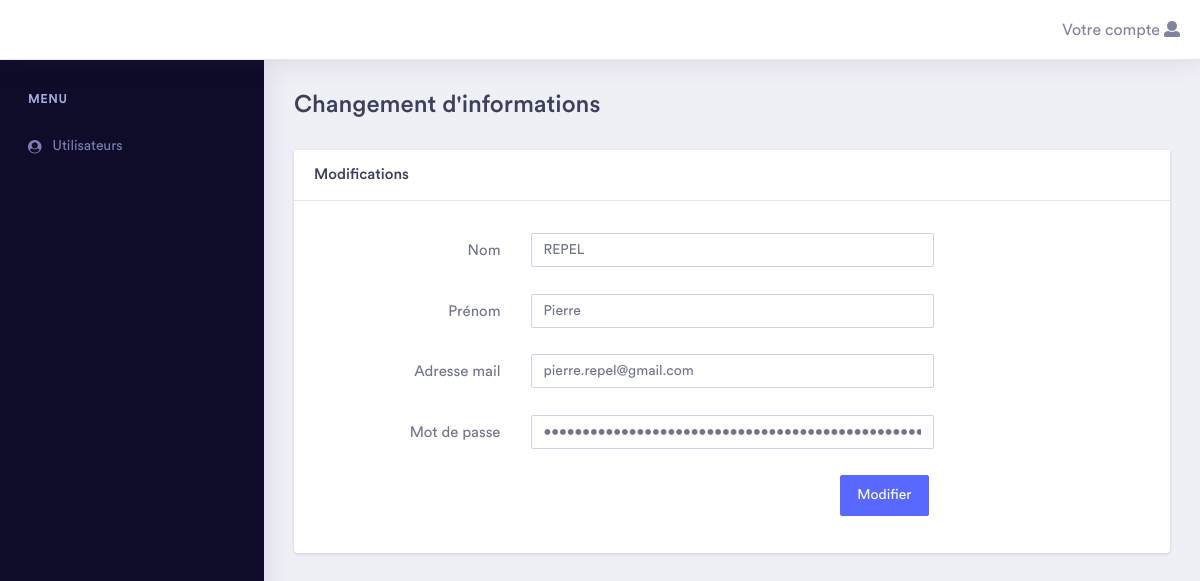
The page /admin/edit/pierre.repel@gmail.com (signed in) on the database as committed earlier.
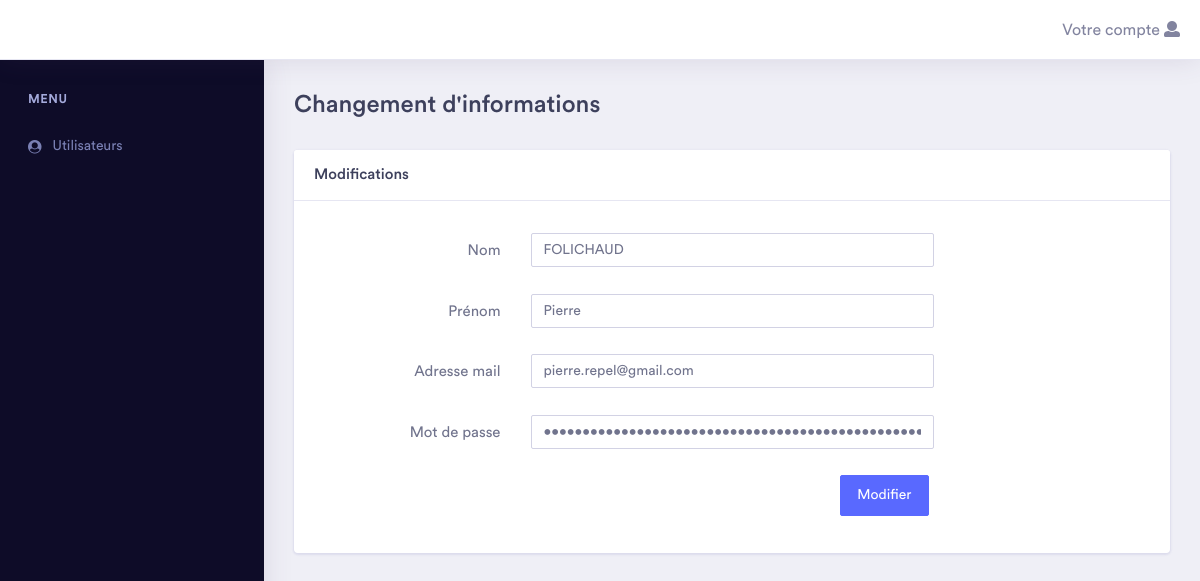
The same page on the database as committed later.
### tables this page shows
CREATE TABLE "utilisateurs" (
	"id"	INTEGER NOT NULL UNIQUE,
	"prenom"	TEXT,
	"nom"	TEXT,
	"email"	TEXT,
	"password"	TEXT,
	"date"	TEXT,
	"admin"	INTEGER,
	PRIMARY KEY("id")
);

### app.py (the view)
@app.route("/admin/edit/<email>", methods=["POST", "GET"])
def edit_user(email):
    try:
        connexion = sqlite3.connect(DATABASE)
        cursor = connexion.cursor()
        cursor.execute(f"SELECT id, prenom, nom, password, email, date FROM utilisateurs WHERE email = { repr(email) };")
        infos = cursor.fetchall()
        for elt in infos:
            id_account = elt[0]
    except:
        flash("Problème de connexion, ressayer plus tard.")
    else:
        if request.method == "POST":
            new_firstname = request.form["new_firstname"]
            new_name = request.form["new_name"]
            new_email = request.form["new_email"]
            new_password = request.form["new_password"]
            new_password = hash_password(new_password)
            try:
                cursor.execute(f"UPDATE utilisateurs SET prenom = { repr(new_firstname) }, nom = { repr(new_name) }, email = { repr(new_email) }, password = { repr(new_password) } WHERE id = { repr(id_account) };")
                connexion.commit()
            except:
                flash("Problème de la modification des informations.")
            else:
                connexion.close()
                flash(f"Le compte de { repr(email) } a bien été modifié.")
                return redirect(url_for('admin'))
        else:
            if "name" in session:
                name = session["name"]
                return render_template("/admin/edit.html", infos=infos, name=name)
            else:
                return redirect(url_for('login'))

### templates/admin/edit.html (shortened to what this page needs)
<!doctype html>
<html lang="en">
<head>
    <link rel="stylesheet" href="{{ url_for('static', filename='assets/vendor/bootstrap/css/bootstrap.min.css') }}">
    <link href="{{ url_for('static', filename='assets/vendor/fonts/circular-std/style.css') }}" rel="stylesheet">
    <link rel="stylesheet" href="{{ url_for('static', filename='assets/libs/css/style.css') }}">
    <link rel="stylesheet" href="{{ url_for('static', filename='assets/vendor/fonts/fontawesome/css/fontawesome-all.css') }}">
    <link rel="stylesheet" type="text/css" href="{{ url_for('static', filename='assets/vendor/datatables/css/dataTables.bootstrap4.css') }}">
    <link rel="stylesheet" type="text/css" href="{{ url_for('static', filename='assets/vendor/datatables/css/buttons.bootstrap4.css') }}">
    <link rel="stylesheet" type="text/css" href="{{ url_for('static', filename='assets/vendor/datatables/css/select.bootstrap4.css') }}">
    <link rel="stylesheet" type="text/css" href="{{ url_for('static', filename='assets/vendor/datatables/css/fixedHeader.bootstrap4.css') }}">
</head>
<body>
    <div class="dashboard-main-wrapper">
         <div class="dashboard-header">
            <nav class="navbar navbar-expand-lg bg-white fixed-top">
                <a class="navbar-brand" href="../index.html"></a>
                <div class="collapse navbar-collapse " id="navbarSupportedContent">
                    <ul class="navbar-nav ml-auto navbar-right-top">
                        <li class="nav-item dropdown nav-user">
                            <a class="nav-link nav-user-img" href="#" id="navbarDropdownMenuLink2" data-toggle="dropdown" aria-haspopup="true" aria-expanded="false">Votre compte <i class="fas fa-user"></i></a>
                        </li>
                    </ul>
                </div>
            </nav>
        </div>
       <div class="nav-left-sidebar sidebar-dark">
            <div class="menu-list">
                <nav class="navbar navbar-expand-lg navbar-light">
                    <div class="collapse navbar-collapse" id="navbarNav">
                        <ul class="navbar-nav flex-column">
                            <li class="nav-divider">
                                Menu
                            </li>
                            <li class="nav-item ">
                                <a class="nav-link" href="/admin"><i class="fa fa-fw fa-user-circle"></i>Utilisateurs <span class="badge badge-success">6</span></a>
                            </li>
                        </ul>
                    </div>
                </nav>
            </div>
        </div>
        <div class="dashboard-wrapper">
            <div class="container-fluid  dashboard-content">
                <div class="row">
                    <div class="col-xl-12 col-lg-12 col-md-12 col-sm-12 col-12">
                        <div class="page-header">
                            <h2 class="pageheader-title">Changement d'informations</h2>
                        </div>
                    </div>
                </div>
                <div class="row">
                        <div class="col-xl-12 col-lg-12 col-md-12 col-sm-12 col-12">
                            <div class="card">
                                <h5 class="card-header">Modifications</h5>
                                <div class="card-body">
                                    {% for info in infos %}
                                    <form method="POST" id="validationform">
                                        <div class="form-group row">
                                            <label class="col-12 col-sm-3 col-form-label text-sm-right">Nom</label>
                                            <div class="col-12 col-sm-8 col-lg-6">
                                                <input type="text" value="{{info[2]}}" name="new_name" required="" placeholder="Nom" class="form-control">
                                            </div>
                                        </div>
                                        <div class="form-group row">
                                            <label class="col-12 col-sm-3 col-form-label text-sm-right">Prénom</label>
                                            <div class="col-12 col-sm-8 col-lg-6">
                                                <input type="text" value="{{info[1]}}" name="new_firstname" required="" placeholder="Prénom" class="form-control">
                                            </div>
                                        </div>
                                        <div class="form-group row">
                                            <label class="col-12 col-sm-3 col-form-label text-sm-right">Adresse mail</label>
                                            <div class="col-12 col-sm-8 col-lg-6">
                                                <input type="email" value="{{info[4]}}" name="new_email" required="" placeholder="Adresse mail" class="form-control">
                                            </div>
                                        </div>
                                        <div class="form-group row">
                                            <label class="col-12 col-sm-3 col-form-label text-sm-right">Mot de passe</label>
                                            <div class="col-12 col-sm-8 col-lg-6">
                                                <input type="password" value="{{info[3]}}" name="new_password" required="" placeholder="Mot de passe" class="form-control">
                                            </div>
                                        </div>
                                        <div class="form-group row text-right">
                                            <div class="col col-sm-10 col-lg-9 offset-sm-1 offset-lg-0">
                                                <button type="submit" class="btn btn-space btn-primary">Modifier</button>
                                            </div>
                                        </div>
                                    </form>
                                    {% endfor %}
                                </div>
                            </div>
                        </div>
        </div>
    </div>
</body>
</html>

Rows that differ between the two databases and show on the page:
changed utilisateurs "Pierre": new_name "REPEL" → "FOLICHAUD"
